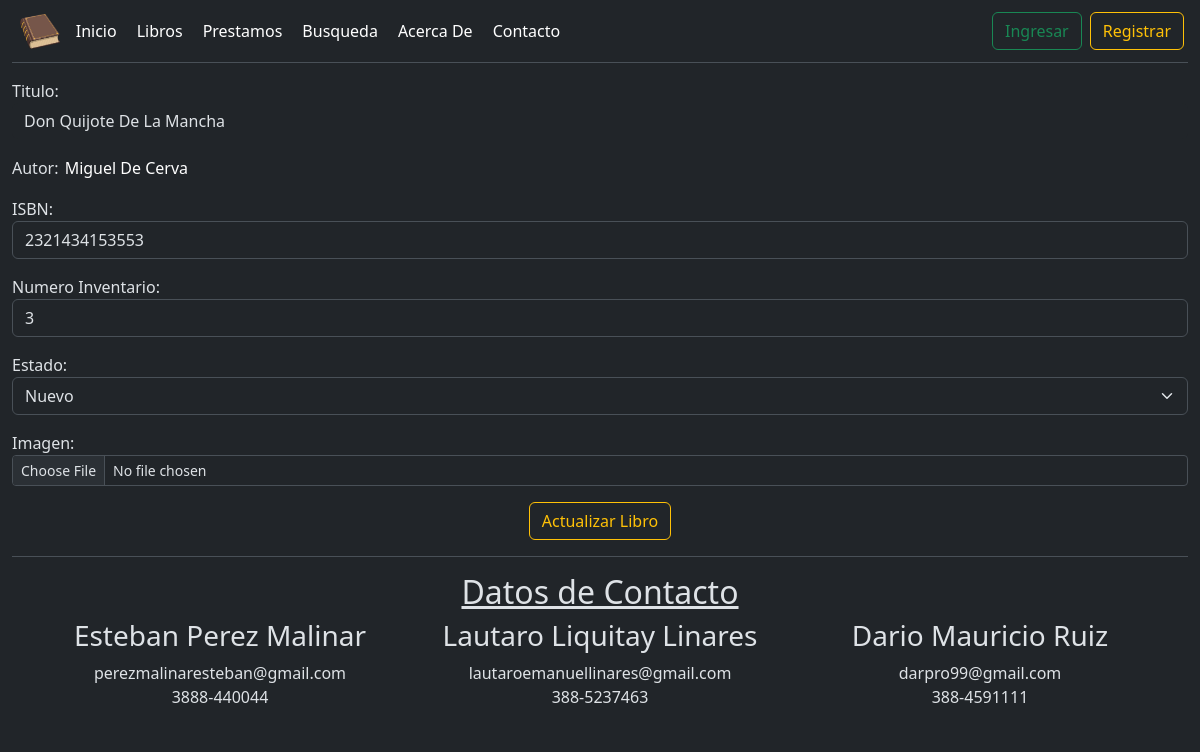
Screenshot of /libros/1/update/ with the database file from the repository.
### libros/models.py (models this page shows, shortened)
class Libro(models.Model):
    id = models.AutoField(primary_key=True)
    titulo = models.CharField(max_length=30)
    autor = models.CharField(max_length=15)
    ISBN = models.CharField(max_length=13)
    numero_Inventario = models.IntegerField()
    estado = models.CharField(max_length=10)
    imagen = models.ImageField(upload_to="libros")
    created = models.DateTimeField(auto_now=True)
    updated = models.DateTimeField(auto_now_add=True)

### libros/views.py (the view)
# urls.py: path("<int:pk>/update/", LibroUpdateView.as_view(), name="libro_update"),
class LibroUpdateView(UpdateView):
    model = Libro
    template_name = "libro_update.html"
    form_class = LibroForm
    success_url = reverse_lazy("libros")

### libros/templates/libro_update.html
{% extends 'base.html' %}
{% load static %}
{% block libro_update %}
<form action="" method="post"  enctype="multipart/form-data">{% csrf_token %}
    {{ form.as_p }}
  <div class="text-center">
    <input type="submit" class="btn btn-outline-warning" value="Actualizar Libro" />
{% endblock %}

### rows the page displays
Libro: titulo "Don Quijote De La Mancha", autor "Miguel De Cerva", ISBN "2321434153553", numero_Inventario "3", estado "Nuevo"
